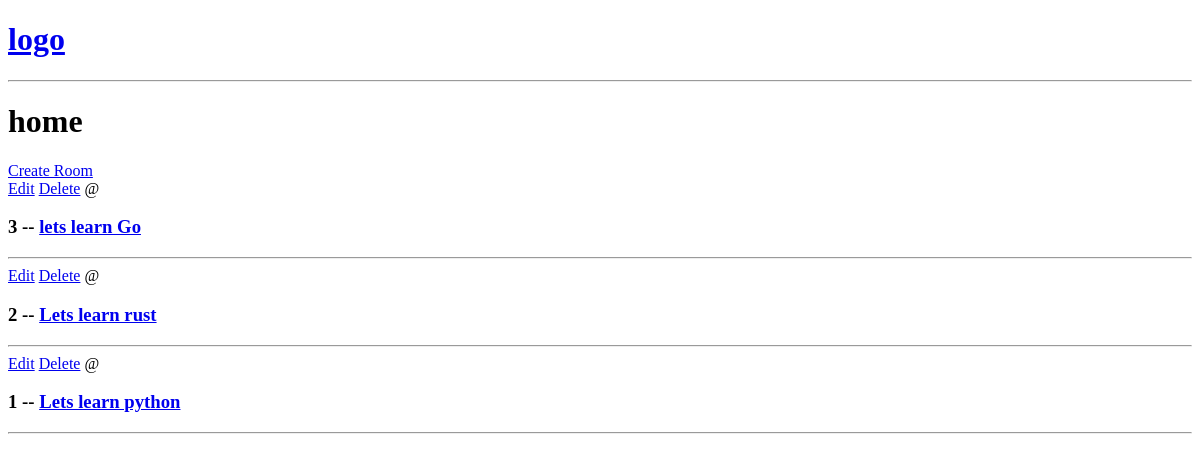
Before: / with the older database file.
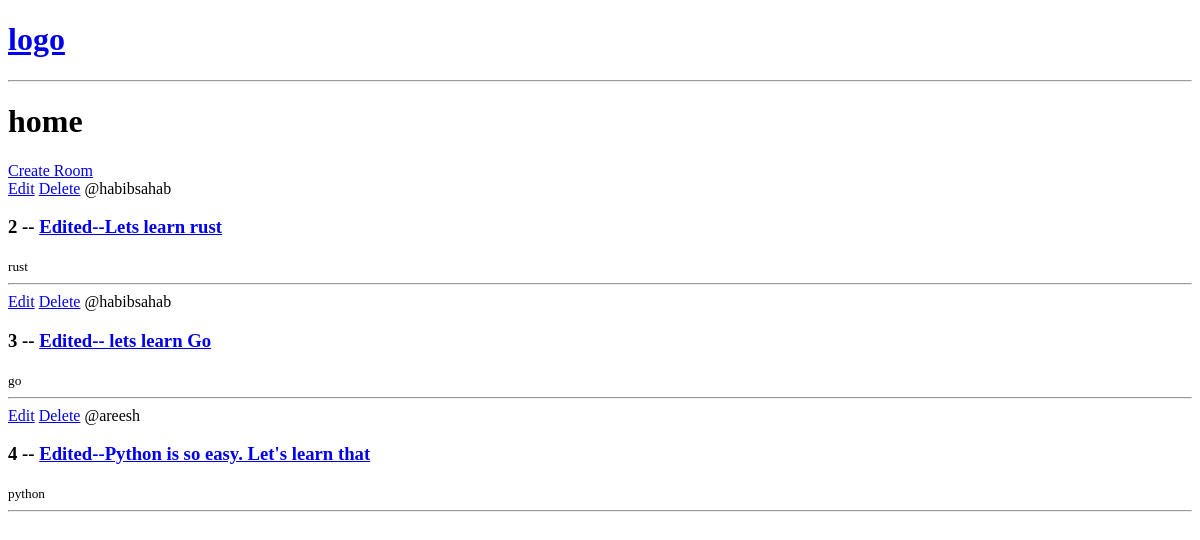
After: the same page with the newer database file.
### base/models.py (models this page shows, shortened)
class Room(models.Model):
    host= models.ForeignKey(User, on_delete=models.SET_NULL, null=True)
    topic= models.ForeignKey(Topics, on_delete=models.SET_NULL, null=True)
    name= models.CharField(max_length=200)
    description=models.TextField(null=True, blank=True)  ## It can be blank. It is same like we do in our accounts where we create our profiles and left few things blank by having a thought that we will fill that out later
    updated= models.DateTimeField(auto_now=True)   ## Time will be updated each time we save the model
    created= models.DateTimeField(auto_now_add=True) ## Time will be saved the very first time it was saved
    class Meta:
        ordering= ['-updated', '-created']

class Topics(models.Model):
    name= models.CharField(max_length=200)

### base/views.py (the view)
# urls.py: path('', views.home, name='home'),
def home(request):
    rooms= Room.objects.all()    ### this is what we call query set  query_set= ModelName.objects.method()
    context= {'rooms':rooms}
    return render(request, 'base/home.html', context )

### base/templates/base/home.html (shortened to what this page needs)
{% extends "main.html" %}
{% block content %}
<h1>home</h1>
<div>
    <div>
        <a href="{% url 'create-room' %}"> Create Room</a>
        {% for room in rooms %}
            <div>
                <a href="{% url 'update-room' room.id %}">Edit</a>
                <a href="{% url 'delete-room' room.id %}">Delete</a>
                <span>@{{room.host.username}}</span>
                <h3> {{room.id}} -- <a href= "{% url 'room' room.id %}" >{{room.name}}</a> </h3>
                <small> {{room.topic.name}} </small>
                <hr>
            </div>
        {% endfor %}
    </div>
</div>
{% endblock content %}

### templates/main.html (shortened to what this page needs)
<!DOCTYPE html>
<html lang="en">
<head>
</head>
<body>
    {% include "navbar.html" %}
    {% block content %}{% endblock %}
</body>
</html>

### templates/navbar.html
<a href="/">
    <h1>logo</h1>
</a>
<hr>

Changed rows visible on the page:
removed Room: id "1", name "Lets learn python"
changed Room id 2: host.username (not shown) → "habibsahab"; name "Lets learn rust" → "Edited--Lets learn rust"; topic.name (not shown) → "rust"; moves up the list
changed Room id 3: host.username (not shown) → "habibsahab"; name "lets learn Go" → "Edited-- lets learn Go"; topic.name (not shown) → "go"
added Room: host.username "areesh", id "4", name "Edited--Python is so easy. Let's learn that", topic.name "python"
